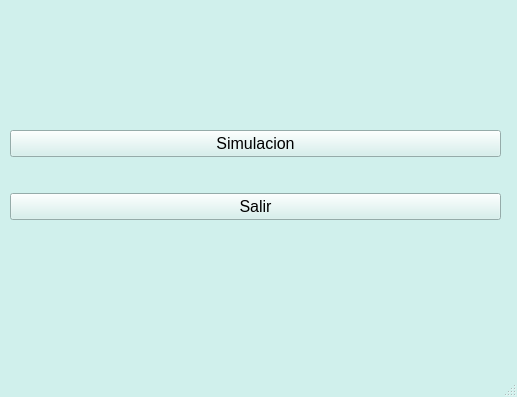
<?xml version="1.0" encoding="UTF-8"?>
<ui version="4.0">
 <class>MainWindow</class>
 <widget class="QMainWindow" name="MainWindow">
  <property name="geometry">
   <rect>
    <x>0</x>
    <y>0</y>
    <width>517</width>
    <height>397</height>
   </rect>
  </property>
  <property name="palette">
   <palette>
    <active>
     <colorrole role="WindowText">
      <brush brushstyle="SolidPattern">
       <color alpha="255">
        <red>0</red>
        <green>0</green>
        <blue>0</blue>
       </color>
      </brush>
     </colorrole>
     <colorrole role="Button">
      <brush brushstyle="SolidPattern">
       <color alpha="255">
        <red>208</red>
        <green>240</green>
        <blue>236</blue>
       </color>
      </brush>
     </colorrole>
     <colorrole role="Light">
      <brush brushstyle="SolidPattern">
       <color alpha="255">
        <red>255</red>
        <green>255</green>
        <blue>255</blue>
       </color>
      </brush>
     </colorrole>
     <colorrole role="Midlight">
      <brush brushstyle="SolidPattern">
       <color alpha="255">
        <red>231</red>
        <green>247</green>
        <blue>245</blue>
       </color>
      </brush>
     </colorrole>
     <colorrole role="Dark">
      <brush brushstyle="SolidPattern">
       <color alpha="255">
        <red>104</red>
        <green>120</green>
        <blue>118</blue>
       </color>
      </brush>
     </colorrole>
     <colorrole role="Mid">
      <brush brushstyle="SolidPattern">
       <color alpha="255">
        <red>139</red>
        <green>160</green>
        <blue>157</blue>
       </color>
      </brush>
     </colorrole>
     <colorrole role="Text">
      <brush brushstyle="SolidPattern">
       <color alpha="255">
        <red>0</red>
        <green>0</green>
        <blue>0</blue>
       </color>
      </brush>
     </colorrole>
     <colorrole role="BrightText">
      <brush brushstyle="SolidPattern">
       <color alpha="255">
        <red>255</red>
        <green>255</green>
        <blue>255</blue>
       </color>
      </brush>
     </colorrole>
     <colorrole role="ButtonText">
      <brush brushstyle="SolidPattern">
       <color alpha="255">
        <red>0</red>
        <green>0</green>
        <blue>0</blue>
       </color>
      </brush>
     </colorrole>
     <colorrole role="Base">
      <brush brushstyle="SolidPattern">
       <color alpha="255">
        <red>255</red>
        <green>255</green>
        <blue>255</blue>
       </color>
      </brush>
     </colorrole>
     <colorrole role="Window">
      <brush brushstyle="SolidPattern">
       <color alpha="255">
        <red>208</red>
        <green>240</green>
        <blue>236</blue>
       </color>
      </brush>
     </colorrole>
     <colorrole role="Shadow">
      <brush brushstyle="SolidPattern">
       <color alpha="255">
        <red>0</red>
        <green>0</green>
        <blue>0</blue>
       </color>
      </brush>
     </colorrole>
     <colorrole role="AlternateBase">
      <brush brushstyle="SolidPattern">
       <color alpha="255">
        <red>231</red>
        <green>247</green>
        <blue>245</blue>
       </color>
      </brush>
     </colorrole>
     <colorrole role="ToolTipBase">
      <brush brushstyle="SolidPattern">
       <color alpha="255">
        <red>255</red>
        <green>255</green>
        <blue>220</blue>
       </color>
      </brush>
     </colorrole>
     <colorrole role="ToolTipText">
      <brush brushstyle="SolidPattern">
       <color alpha="255">
        <red>0</red>
        <green>0</green>
        <blue>0</blue>
       </color>
      </brush>
     </colorrole>
     <colorrole role="PlaceholderText">
      <brush brushstyle="SolidPattern">
       <color alpha="128">
        <red>0</red>
        <green>0</green>
        <blue>0</blue>
       </color>
      </brush>
     </colorrole>
    </active>
    <inactive>
     <colorrole role="WindowText">
      <brush brushstyle="SolidPattern">
       <color alpha="255">
        <red>0</red>
        <green>0</green>
        <blue>0</blue>
       </color>
      </brush>
     </colorrole>
     <colorrole role="Button">
      <brush brushstyle="SolidPattern">
       <color alpha="255">
        <red>208</red>
        <green>240</green>
        <blue>236</blue>
       </color>
      </brush>
     </colorrole>
     <colorrole role="Light">
      <brush brushstyle="SolidPattern">
       <color alpha="255">
        <red>255</red>
        <green>255</green>
        <blue>255</blue>
       </color>
      </brush>
     </colorrole>
     <colorrole role="Midlight">
      <brush brushstyle="SolidPattern">
       <color alpha="255">
        <red>231</red>
        <green>247</green>
        <blue>245</blue>
       </color>
      </brush>
     </colorrole>
     <colorrole role="Dark">
      <brush brushstyle="SolidPattern">
       <color alpha="255">
        <red>104</red>
        <green>120</green>
        <blue>118</blue>
       </color>
      </brush>
     </colorrole>
     <colorrole role="Mid">
      <brush brushstyle="SolidPattern">
       <color alpha="255">
        <red>139</red>
        <green>160</green>
        <blue>157</blue>
       </color>
      </brush>
     </colorrole>
     <colorrole role="Text">
      <brush brushstyle="SolidPattern">
       <color alpha="255">
        <red>0</red>
        <green>0</green>
        <blue>0</blue>
       </color>
      </brush>
     </colorrole>
     <colorrole role="BrightText">
      <brush brushstyle="SolidPattern">
       <color alpha="255">
        <red>255</red>
        <green>255</green>
        <blue>255</blue>
       </color>
      </brush>
     </colorrole>
     <colorrole role="ButtonText">
      <brush brushstyle="SolidPattern">
       <color alpha="255">
        <red>0</red>
        <green>0</green>
        <blue>0</blue>
       </color>
      </brush>
     </colorrole>
     <colorrole role="Base">
      <brush brushstyle="SolidPattern">
       <color alpha="255">
        <red>255</red>
        <green>255</green>
        <blue>255</blue>
       </color>
      </brush>
     </colorrole>
     <colorrole role="Window">
      <brush brushstyle="SolidPattern">
       <color alpha="255">
        <red>208</red>
        <green>240</green>
        <blue>236</blue>
       </color>
      </brush>
     </colorrole>
     <colorrole role="Shadow">
      <brush brushstyle="SolidPattern">
       <color alpha="255">
        <red>0</red>
        <green>0</green>
        <blue>0</blue>
       </color>
      </brush>
     </colorrole>
     <colorrole role="AlternateBase">
      <brush brushstyle="SolidPattern">
       <color alpha="255">
        <red>231</red>
        <green>247</green>
        <blue>245</blue>
       </color>
      </brush>
     </colorrole>
     <colorrole role="ToolTipBase">
      <brush brushstyle="SolidPattern">
       <color alpha="255">
        <red>255</red>
        <green>255</green>
        <blue>220</blue>
       </color>
      </brush>
     </colorrole>
     <colorrole role="ToolTipText">
      <brush brushstyle="SolidPattern">
       <color alpha="255">
        <red>0</red>
        <green>0</green>
        <blue>0</blue>
       </color>
      </brush>
     </colorrole>
     <colorrole role="PlaceholderText">
      <brush brushstyle="SolidPattern">
       <color alpha="128">
        <red>0</red>
        <green>0</green>
        <blue>0</blue>
       </color>
      </brush>
     </colorrole>
    </inactive>
    <disabled>
     <colorrole role="WindowText">
      <brush brushstyle="SolidPattern">
       <color alpha="255">
        <red>104</red>
        <green>120</green>
        <blue>118</blue>
       </color>
      </brush>
     </colorrole>
     <colorrole role="Button">
      <brush brushstyle="SolidPattern">
       <color alpha="255">
        <red>208</red>
        <green>240</green>
        <blue>236</blue>
       </color>
      </brush>
     </colorrole>
     <colorrole role="Light">
      <brush brushstyle="SolidPattern">
       <color alpha="255">
        <red>255</red>
        <green>255</green>
        <blue>255</blue>
       </color>
      </brush>
     </colorrole>
     <colorrole role="Midlight">
      <brush brushstyle="SolidPattern">
       <color alpha="255">
        <red>231</red>
        <green>247</green>
        <blue>245</blue>
       </color>
      </brush>
     </colorrole>
     <colorrole role="Dark">
      <brush brushstyle="SolidPattern">
       <color alpha="255">
        <red>104</red>
        <green>120</green>
        <blue>118</blue>
       </color>
      </brush>
     </colorrole>
     <colorrole role="Mid">
      <brush brushstyle="SolidPattern">
       <color alpha="255">
        <red>139</red>
        <green>160</green>
        <blue>157</blue>
       </color>
      </brush>
     </colorrole>
     <colorrole role="Text">
      <brush brushstyle="SolidPattern">
       <color alpha="255">
        <red>104</red>
        <green>120</green>
        <blue>118</blue>
       </color>
      </brush>
     </colorrole>
     <colorrole role="BrightText">
      <brush brushstyle="SolidPattern">
       <color alpha="255">
        <red>255</red>
        <green>255</green>
        <blue>255</blue>
       </color>
      </brush>
     </colorrole>
     <colorrole role="ButtonText">
      <brush brushstyle="SolidPattern">
       <color alpha="255">
        <red>104</red>
        <green>120</green>
        <blue>118</blue>
       </color>
      </brush>
     </colorrole>
     <colorrole role="Base">
      <brush brushstyle="SolidPattern">
       <color alpha="255">
        <red>208</red>
        <green>240</green>
        <blue>236</blue>
       </color>
      </brush>
     </colorrole>
     <colorrole role="Window">
      <brush brushstyle="SolidPattern">
       <color alpha="255">
        <red>208</red>
        <green>240</green>
        <blue>236</blue>
       </color>
      </brush>
     </colorrole>
     <colorrole role="Shadow">
      <brush brushstyle="SolidPattern">
       <color alpha="255">
        <red>0</red>
        <green>0</green>
        <blue>0</blue>
       </color>
      </brush>
     </colorrole>
     <colorrole role="AlternateBase">
      <brush brushstyle="SolidPattern">
       <color alpha="255">
        <red>208</red>
        <green>240</green>
        <blue>236</blue>
       </color>
      </brush>
     </colorrole>
     <colorrole role="ToolTipBase">
      <brush brushstyle="SolidPattern">
       <color alpha="255">
        <red>255</red>
        <green>255</green>
        <blue>220</blue>
       </color>
      </brush>
     </colorrole>
     <colorrole role="ToolTipText">
      <brush brushstyle="SolidPattern">
       <color alpha="255">
        <red>0</red>
        <green>0</green>
        <blue>0</blue>
       </color>
      </brush>
     </colorrole>
     <colorrole role="PlaceholderText">
      <brush brushstyle="SolidPattern">
       <color alpha="128">
        <red>0</red>
        <green>0</green>
        <blue>0</blue>
       </color>
      </brush>
     </colorrole>
    </disabled>
   </palette>
  </property>
  <property name="windowTitle">
   <string>MainWindow</string>
  </property>
  <widget class="QWidget" name="centralwidget">
   <widget class="QWidget" name="gridLayoutWidget">
    <property name="geometry">
     <rect>
      <x>10</x>
      <y>100</y>
      <width>491</width>
      <height>151</height>
     </rect>
    </property>
    <layout class="QGridLayout" name="gridLayout">
     <item row="0" column="0">
      <widget class="QPushButton" name="pushButton_simulacion">
       <property name="font">
        <font>
         <family>Segoe UI</family>
         <pointsize>12</pointsize>
        </font>
       </property>
       <property name="text">
        <string>Simulacion</string>
       </property>
      </widget>
     </item>
     <item row="1" column="0">
      <widget class="QPushButton" name="pushButton_salir">
       <property name="font">
        <font>
         <family>Segoe UI</family>
         <pointsize>12</pointsize>
        </font>
       </property>
       <property name="text">
        <string>Salir</string>
       </property>
      </widget>
     </item>
    </layout>
   </widget>
  </widget>
  <widget class="QMenuBar" name="barraMenu">
   <property name="geometry">
    <rect>
     <x>0</x>
     <y>0</y>
     <width>517</width>
     <height>26</height>
    </rect>
   </property>
  </widget>
  <widget class="QStatusBar" name="statusbar"/>
  <action name="accionAbrir_simulacion">
   <property name="text">
    <string>Simulación</string>
   </property>
   <property name="shortcutContext">
    <enum>Qt::WidgetShortcut</enum>
   </property>
  </action>
 </widget>
 <resources/>
 <connections/>
</ui>
